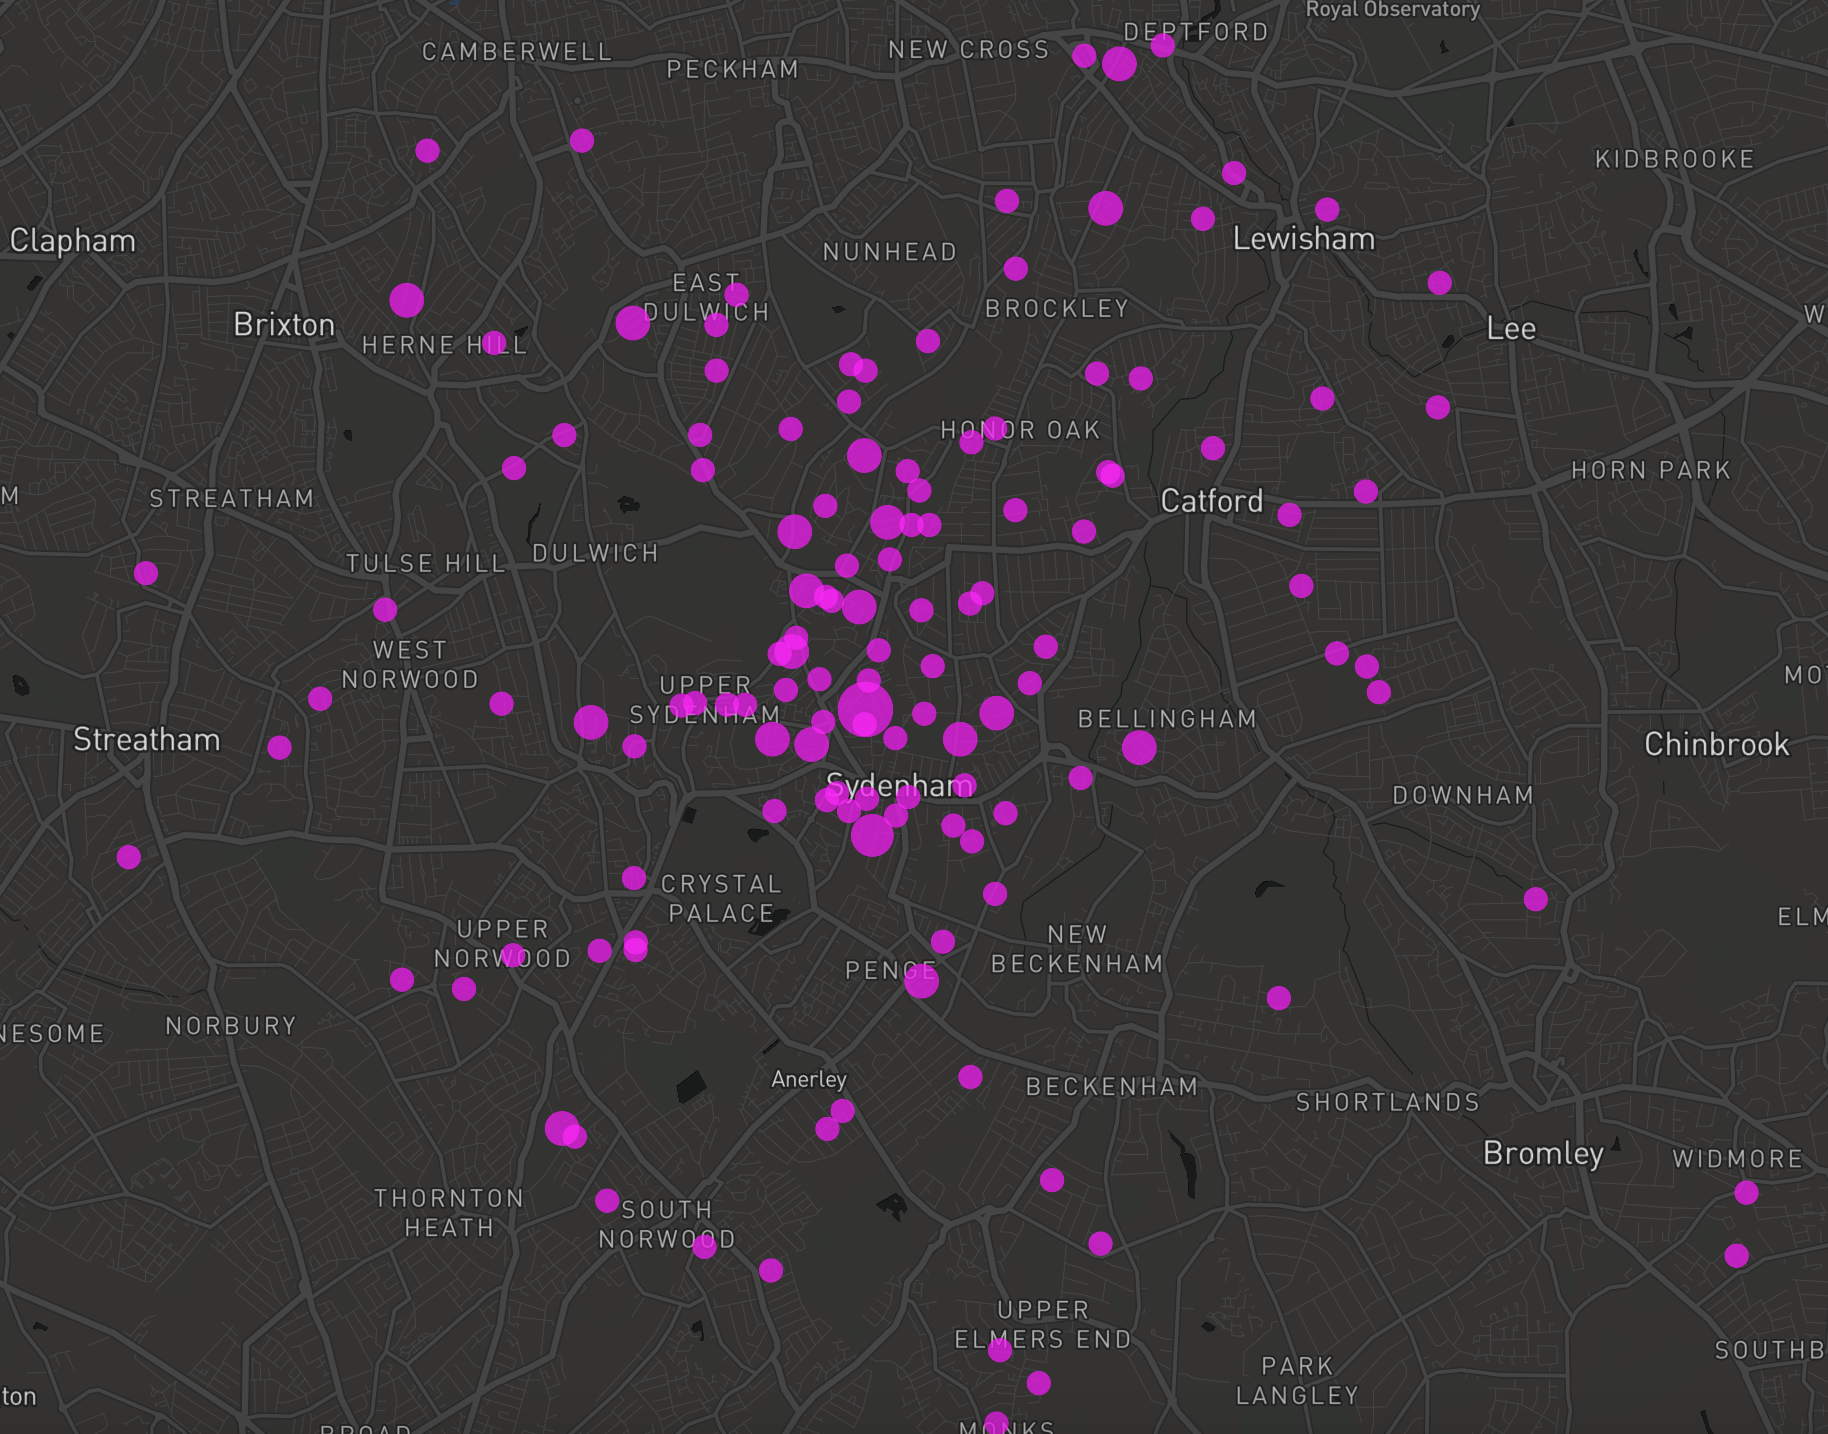

Source code (Python):
import csv
import requests
import urllib.parse
import pandas as pd
import plotly.express as px

# Token taken from mapbox, using night mode
token = 'pk.eyJ1Ijoib3ZhbmRvY2FydGVyIiwiYSI6ImNsODZqZW1xNTAwMnMzd24zZWI2OXlkZGkifQ.rb-Zu7HeLzPglir-n9Z1lQ'

# Read the CSV file
post_df = pd.read_csv("./postcodes_SE_London3.csv", sep=",")

print(post_df)

# Function to retrieve latitude and longitude from postcode
def get_lat_lon(postcode):
    try:
        response = requests.get('https://nominatim.openstreetmap.org/search.php?q=' + urllib.parse.quote(postcode) + '&format=jsonv2')
        if response.status_code == 200:
            data = response.json()
            if data:
                return pd.to_numeric(data[0]["lat"]), pd.to_numeric(data[0]["lon"])
    except Exception as e:
        print(f"Error fetching data for postcode {postcode}: {e}")
    return None, None

# Apply the function to create latitude and longitude columns
post_df["latitude"], post_df["longitude"] = zip(*post_df["PostCode"].apply(get_lat_lon))

# Remove rows with missing latitude or longitude
post_df = post_df.dropna(subset=["latitude", "longitude"])

# Group by latitude and longitude to count occurrences
group_by_df = post_df.groupby(["latitude", "longitude"]).size().reset_index(name='qty')

# Plot the data on the map
fig = px.scatter_mapbox(group_by_df, 
                        lat="latitude", 
                        lon="longitude", 
                        color_discrete_sequence=["fuchsia"],
                        size='qty',
                        zoom=12, 
                        height=800,
                        title='London Parkour Project Clients')



fig.update_layout(mapbox_style="dark", mapbox_accesstoken=token)
fig.update_layout(margin={"r": 0, "t": 0, "l": 0, "b": 0})
fig.show()
